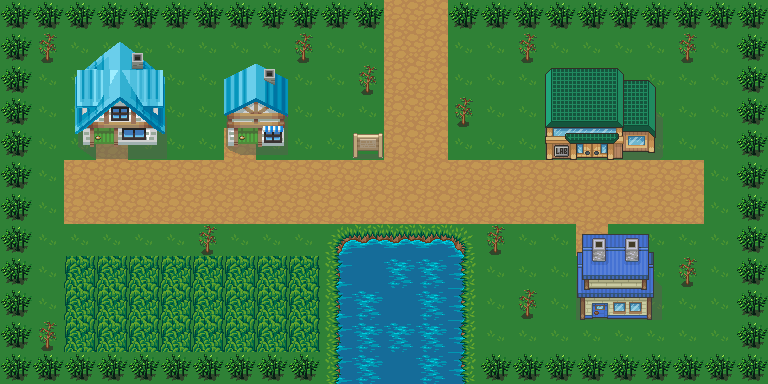

This is a level from a 2D game, rendered from its Tiled map with the project's own tilesets. A one-line summary and the map file follow, with tile-layer data summarised:
An orthogonal 24x12 tile map with 32x32 px tiles, 8 tile layers (Tile Layer 1, Tile Layer 2, Home, Tile Layer 4, ...), 6 tilesets and 6 objects (3x 1, 3, 2, 4).

<map version="1.2" tiledversion="1.2.4" orientation="orthogonal" renderorder="right-down" width="24" height="12" tilewidth="32" tileheight="32" infinite="0" nextlayerid="13" nextobjectid="13">
 <tileset firstgid="1" source="terrain_atlas.tsx" />
 <tileset firstgid="1025" source="mapmario.tsx" />
 <tileset firstgid="2049" source="HelloWorld.tsx" />
 <tileset firstgid="2901" source="base_out_atlas.tsx" />
 <tileset firstgid="3925" source="3736.tsx" />
 <tileset firstgid="4177" source="innenraumx.tsx" />
 <layer id="1" name="Tile Layer 1" width="24" height="12">
  <data>[288 cells, 288 non-empty, 2 distinct tile ids]</data>
 </layer>
 <layer id="3" name="Tile Layer 2" width="24" height="12">
  <data>[288 cells, 26 non-empty, 8 distinct tile ids]</data>
 </layer>
 <layer id="5" name="Home" width="24" height="12">
  <data>[288 cells, 43 non-empty, 43 distinct tile ids]</data>
 </layer>
 <layer id="6" name="Tile Layer 4" width="24" height="12">
  <data>[288 cells, 85 non-empty, 2 distinct tile ids]</data>
 </layer>
 <layer id="7" name="Tile Layer 5" width="24" height="12">
  <data>[288 cells, 1 non-empty, 1 distinct tile ids]</data>
 </layer>
 <layer id="8" name="tree" width="24" height="12">
  <data>[288 cells, 11 non-empty, 1 distinct tile ids]</data>
 </layer>
 <layer id="9" name="physics" width="24" height="12">
  <data>[288 cells, 116 non-empty, 1 distinct tile ids]</data>
 </layer>
 <objectgroup id="10" name="Object">
  <object id="3" type="1" x="113" y="220">
   <properties>
    <property name="pre" type="int" value="0" />
   </properties>
   <point />
  </object>
  <object id="5" type="3" x="592" y="149">
   <point />
  </object>
  <object id="6" type="2" x="114" y="149">
   <point />
  </object>
  <object id="7" type="4" x="416" y="3">
   <point />
  </object>
  <object id="8" type="1" x="415" y="76">
   <properties>
    <property name="pre" type="int" value="2" />
   </properties>
   <point />
  </object>
  <object id="9" type="1" x="590" y="222">
   <properties>
    <property name="pre" type="int" value="1" />
   </properties>
   <point />
  </object>
 </objectgroup>
 <layer id="12" name="grass" width="24" height="12">
  <data>[288 cells, 24 non-empty, 1 distinct tile ids]</data>
 </layer>
</map>
